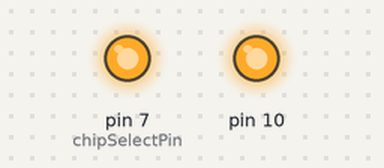
Bench run of a sketch on a simulated Arduino Uno, built with avr-gcc and run on an emulated ATmega328P. Shown: output pins drawn as LEDs (lit = HIGH).

Above: at 0.2 s.
Timing chart, 0 to 1.7 s (numbered marks = the images above):
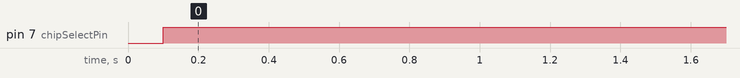

Measured:
- by itself, pin 7 (chipSelectPin): LOW → HIGH at 0.10 s

The sketch:

PulseView.ino
```cpp
#include <SPI.h>

const int chipSelectPin = 7;

void setup() {

  SPI.begin();

  pinMode(chipSelectPin, OUTPUT);
  delay(100);
}

void loop() {

  SPI.beginTransaction(SPISettings(1000000, MSBFIRST, SPI_MODE0));

  digitalWrite(chipSelectPin, LOW);

  SPI.transfer(0xDE);
  SPI.transfer(0xAD);

  digitalWrite(chipSelectPin, HIGH);

  SPI.endTransaction();

  delay(300);
}
```
